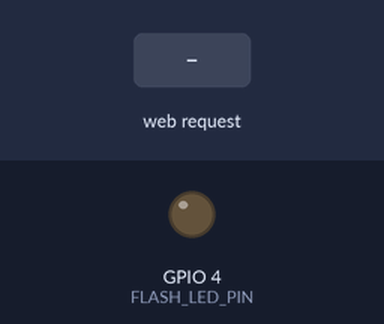
Bench run of a sketch on a simulated ESP32. Parts: output pins drawn as LEDs (lit = HIGH). Inputs (shaded band) come from the test bench. WiFi joins after 1.5 s; servers stay silent unless stated; uploads are accepted with an empty reply; the camera gives no picture; what the sketch prints to the serial monitor is not drawn.

Above: at 3.0 s.
3.1 s: HTTP request GET /capture received
At 3.33 s:
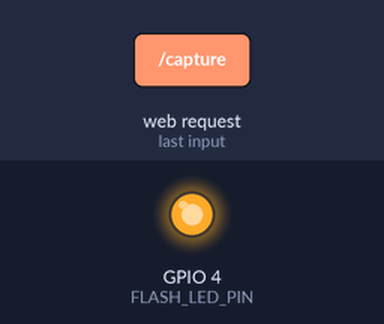
Timing chart, 0 to 6.1 s (numbered marks = the images above; inputs shaded):
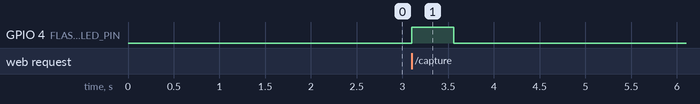

Measured:
- after the input at 3.1 s, GPIO 4 (FLASH_LED_PIN): LOW → HIGH at once, → LOW 0.46 s later

The sketch:

esp32.ino
```cpp
#include "esp_camera.h"
#include <WiFi.h>
#include <HTTPClient.h>
#include <WebServer.h>
#include "DHT.h"

// ==== Replace with your WiFi credentials ====
const char *ssid = "username";
const char *password = "pdw";
const char* serverUrl = "http://ipV4/upload.php"; // Your PHP endpoint

// Pins
#define FLASH_LED_PIN 4
#define DHTPIN 13            // DHT22 data pin
#define DHTTYPE DHT22
#define SOIL_PIN 14          // Analog pin for soil sensor

bool continuousCapture = false; //new
unsigned long lastCaptureTime = 0; //new
const unsigned long captureInterval = 60000; // 1 minute in ms new


DHT dht(DHTPIN, DHTTYPE);
WebServer server(80);

// ==== AI Thinker Camera Pins ====
#define PWDN_GPIO_NUM     32
#define RESET_GPIO_NUM    -1
#define XCLK_GPIO_NUM      0
#define SIOD_GPIO_NUM     26
#define SIOC_GPIO_NUM     27
#define Y9_GPIO_NUM       35
#define Y8_GPIO_NUM       34
#define Y7_GPIO_NUM       39
#define Y6_GPIO_NUM       36
#define Y5_GPIO_NUM       21
#define Y4_GPIO_NUM       19
#define Y3_GPIO_NUM       18
#define Y2_GPIO_NUM        5
#define VSYNC_GPIO_NUM    25
#define HREF_GPIO_NUM     23
#define PCLK_GPIO_NUM     22

void setupCamera() {
  camera_config_t config;
  config.ledc_channel = LEDC_CHANNEL_0;
  config.ledc_timer   = LEDC_TIMER_0;
  config.pin_d0       = Y2_GPIO_NUM;
  config.pin_d1       = Y3_GPIO_NUM;
  config.pin_d2       = Y4_GPIO_NUM;
  config.pin_d3       = Y5_GPIO_NUM;
  config.pin_d4       = Y6_GPIO_NUM;
  config.pin_d5       = Y7_GPIO_NUM;
  config.pin_d6       = Y8_GPIO_NUM;
  config.pin_d7       = Y9_GPIO_NUM;
  config.pin_xclk     = XCLK_GPIO_NUM;
  config.pin_pclk     = PCLK_GPIO_NUM;
  config.pin_vsync    = VSYNC_GPIO_NUM;
  config.pin_href     = HREF_GPIO_NUM;
  config.pin_sscb_sda = SIOD_GPIO_NUM;
  config.pin_sscb_scl = SIOC_GPIO_NUM;
  config.pin_pwdn     = PWDN_GPIO_NUM;
  config.pin_reset    = RESET_GPIO_NUM;
  config.xclk_freq_hz = 20000000;
  config.pixel_format = PIXFORMAT_JPEG;
  config.frame_size = FRAMESIZE_VGA;
  config.jpeg_quality = 12;
  config.fb_count = 1;

  esp_err_t err = esp_camera_init(&config);
  if (err != ESP_OK) {
    Serial.printf("Camera init failed: 0x%x\n", err);
    ESP.restart();
  }
}

void captureAndSend() {
  digitalWrite(FLASH_LED_PIN, HIGH);
  delay(200);
  camera_fb_t* fb = esp_camera_fb_get();
  if (!fb) {
    server.send(500, "text/plain", "Capture failed");
    digitalWrite(FLASH_LED_PIN, LOW);
    return;
  }

  HTTPClient http;
  http.begin(serverUrl);
  http.addHeader("Content-Type", "image/jpeg");
  int httpCode = http.POST(fb->buf, fb->len);
  esp_camera_fb_return(fb);
  digitalWrite(FLASH_LED_PIN, LOW);

  server.sendHeader("Access-Control-Allow-Origin", "*");
  if (httpCode > 0) {
    server.send(200, "text/plain", "Image uploaded");
  } else {
    server.send(500, "text/plain", "Upload failed");
  }
  http.end();
}

void handleDHT() {
  float h = dht.readHumidity();
  float t = dht.readTemperature();
  server.sendHeader("Access-Control-Allow-Origin", "*");
  if (isnan(h) || isnan(t)) {
    server.send(500, "application/json", "{\"error\":\"Sensor error\"}");
    return;
  }
  String json = "{\"temperature\":" + String(t) + ",\"humidity\":" + String(h) + "}";
  server.send(200, "application/json", json);
}

void handleSoil() {
  int value = analogRead(SOIL_PIN);
  int percent = map(value, 4095, 0, 0, 100); // Adjust for your soil sensor
  String json = "{\"raw\":" + String(value) + ",\"percent\":" + String(percent) + "}";
  server.sendHeader("Access-Control-Allow-Origin", "*");
  server.send(200, "application/json", json);
}

void startStream() {
  // Not needed, stream served directly from http://ESP32_IP/stream
  server.send(200, "text/plain", "Streaming handled on /stream");
}

void startContinuousCapture() { //new
  continuousCapture = true;
  lastCaptureTime = millis();
  server.sendHeader("Access-Control-Allow-Origin", "*");
  server.send(200, "text/plain", "Continuous capture started");
}

void stopContinuousCapture() {
  continuousCapture = false; //new
  server.sendHeader("Access-Control-Allow-Origin", "*");
  server.send(200, "text/plain", "Continuous capture stopped");
}


void setup() {
  Serial.begin(115200);
  pinMode(FLASH_LED_PIN, OUTPUT);
  digitalWrite(FLASH_LED_PIN, LOW);

  dht.begin();
  WiFi.begin(ssid, password);
  Serial.print("Connecting to WiFi");
  while (WiFi.status() != WL_CONNECTED) {
    delay(500); Serial.print(".");
  }

  Serial.println("\nWiFi connected!");
  Serial.println("IP address: " + WiFi.localIP().toString());

  setupCamera();

  server.on("/capture", HTTP_GET, captureAndSend);
  server.on("/dht", HTTP_GET, handleDHT);
  server.on("/soil", HTTP_GET, handleSoil);
  server.on("/startCapture", HTTP_GET, startContinuousCapture);
  server.on("/stopCapture", HTTP_GET, stopContinuousCapture);

  server.begin();
}

void loop() {
  if (continuousCapture && (millis() - lastCaptureTime >= captureInterval)) { //new
    captureAndSend(); // Reuse your existing capture function
    lastCaptureTime = millis();
  }

  server.handleClient();
}
```
